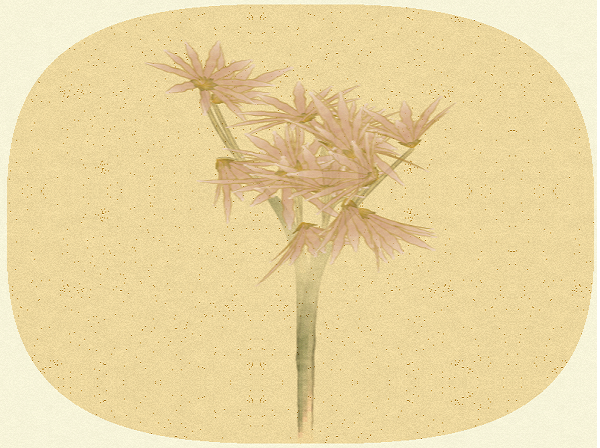
#> input picture manual_downloads/resized_sat1.png, 600 x 448 px, found by its file name
$ python image_processing.py
#> lines starting #> are read from the running program, lines starting #| are printed output that depends on the picture
from PIL import Image, ImageEnhance, ImageFilter
import PIL

file = r"manual_downloads\resized_sat1.png"
img = Image.open(file)
#> img is the input picture: PIL image 600x448 RGB; mean R, G, B 234.5, 214.5, 162.5


#converter = PIL.ImageEnhance.Color(img)
converter = PIL.ImageEnhance.Sharpness(img)
img2 = converter.enhance(8)
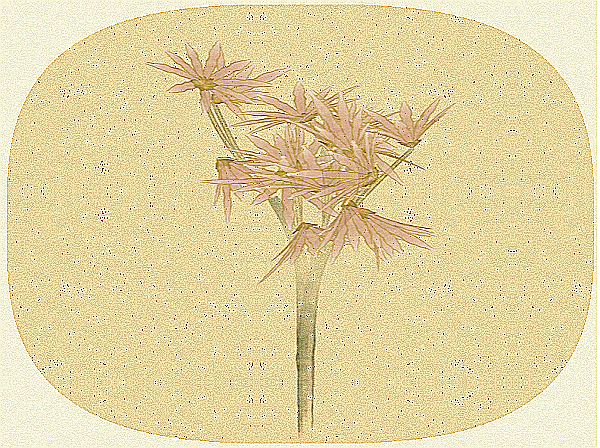
#> img2: PIL image 600x448 RGB; mean R, G, B 228.5, 212.9, 164
colour_converter = PIL.ImageEnhance.Color(img2)
img2 = colour_converter.enhance(1.5)
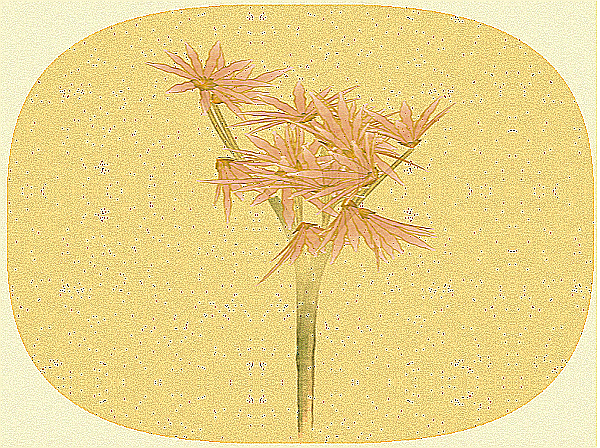
#> img2: PIL image 600x448 RGB; mean R, G, B 234.5, 212.8, 140.4


#img.show()
img2.show()
img2.save("manual_downloads/resized_sharp_as_fuck_with_colour.png")

$ run again, with manual_downloads/1634469347027.png copied over manual_downloads/resized_sat1.png
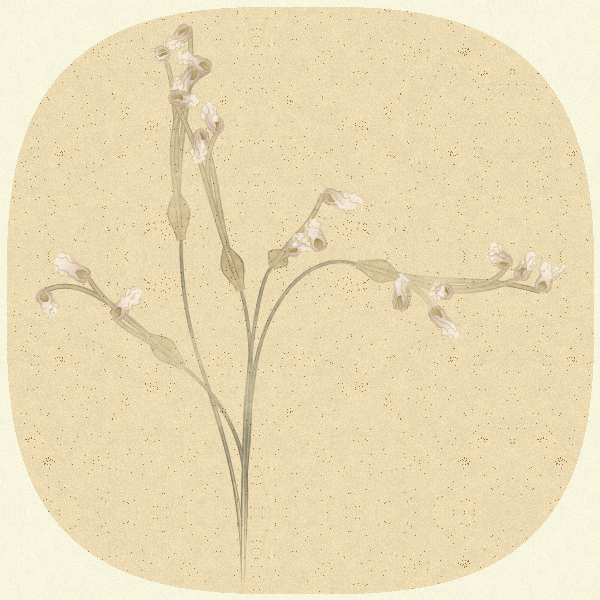
#> input picture manual_downloads/1634469347027.png, 600 x 600 px, found by its file name
#> img is the input picture: PIL image 600x600 RGBA; mean R, G, B, A 234.8, 220, 182.3, 255
#> `img2 = converter.enhance(8)`:
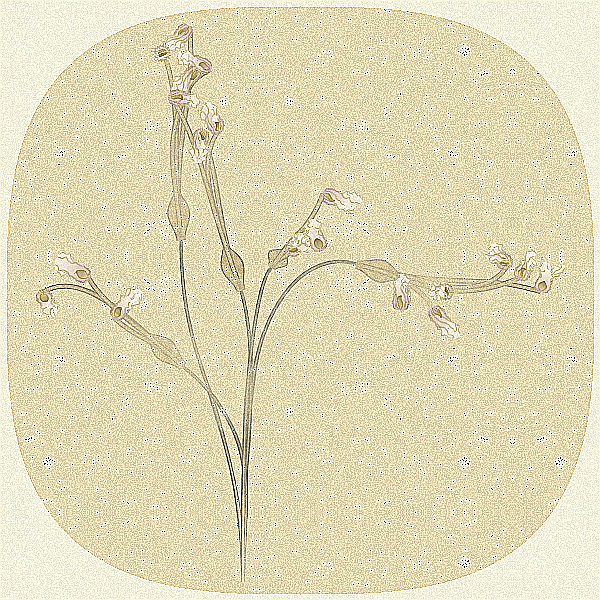
#> img2: PIL image 600x600 RGBA; mean R, G, B, A 229.2, 218.9, 184.2, 255
#> `img2 = colour_converter.enhance(1.5)`:
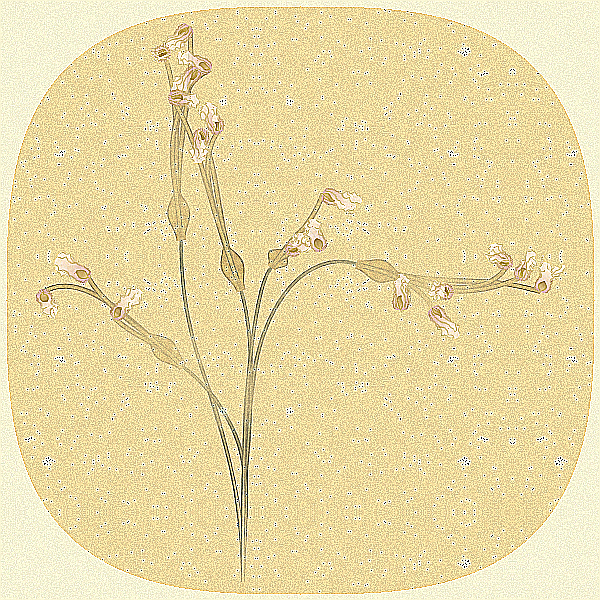
#> img2: PIL image 600x600 RGBA; mean R, G, B, A 233.3, 218.9, 167.2, 255
